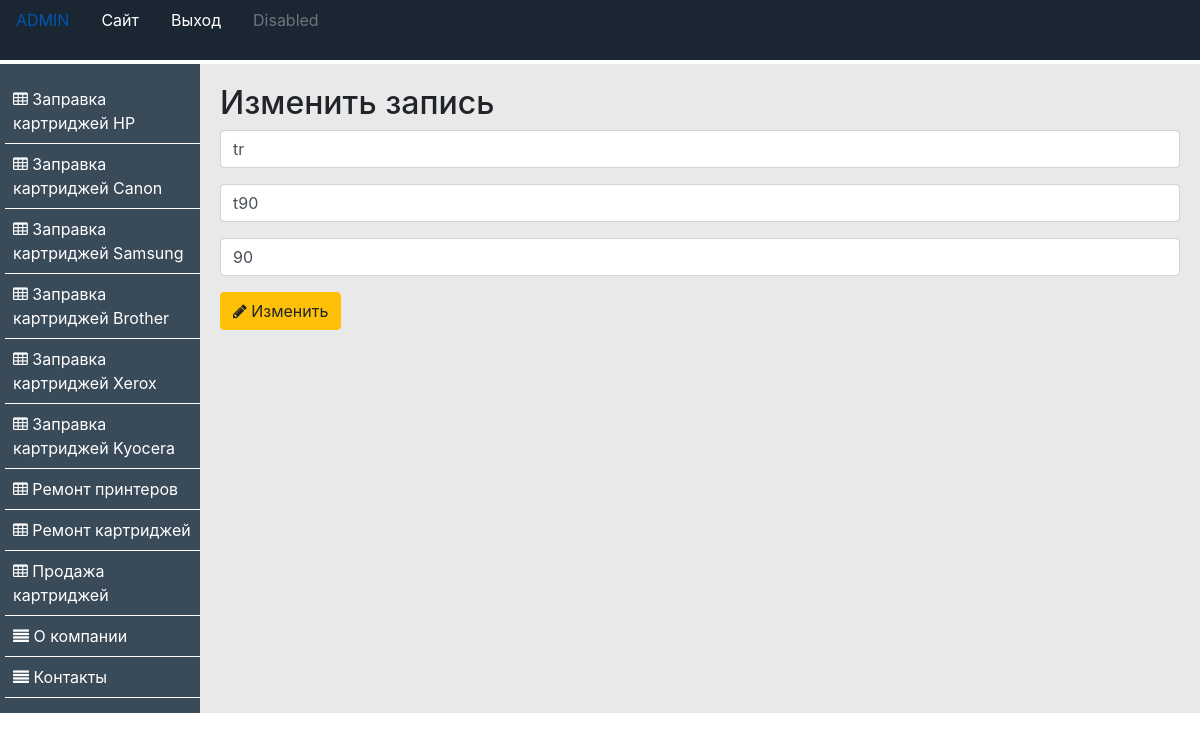
/admin_refilling/edit.php?id=9, run on an earlier commit of the app's database.
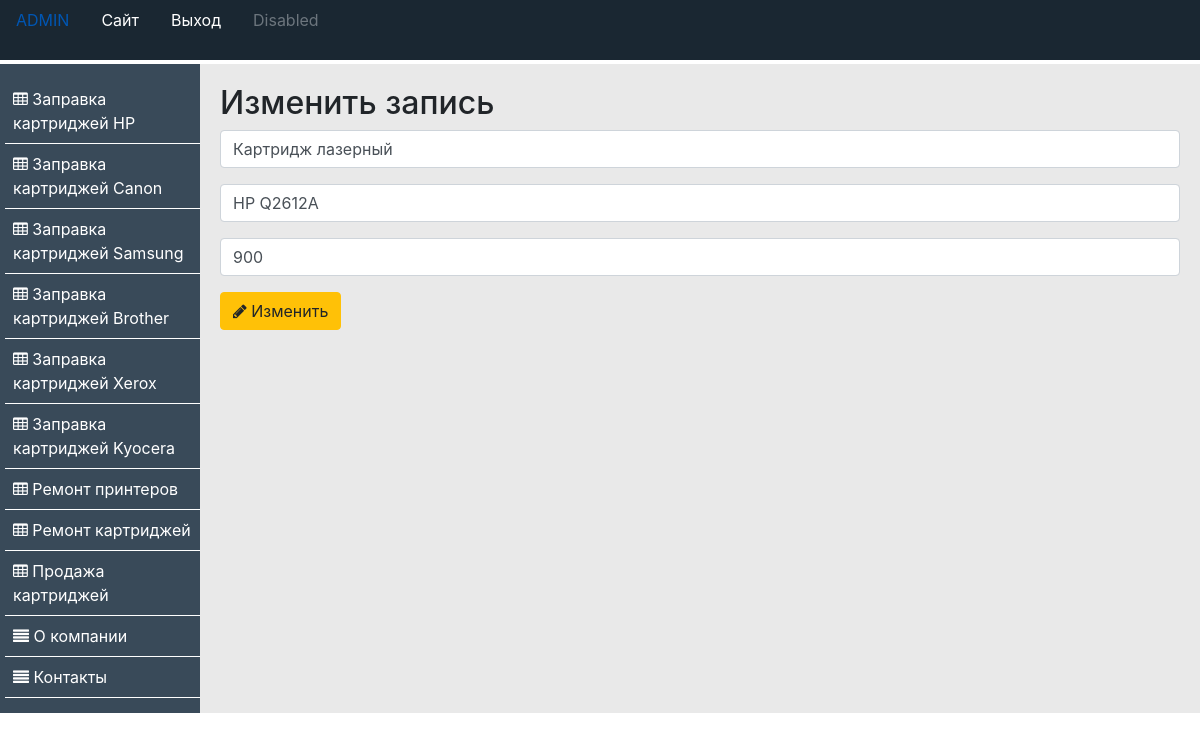
And on a later commit of the database.
### tables this page shows
CREATE TABLE `refilling_cartridges` (
  `id` int(11) NOT NULL,
  `printer` varchar(255) NOT NULL,
  `cartridge` varchar(255) NOT NULL,
  `price` int(11) DEFAULT NULL
);

### admin_refilling/edit.php (the view)
<?php
require_once('../connect.php');
$sql = ("SELECT * FROM refilling_cartridges WHERE id=:id");
$stmt = $pdo->prepare($sql);
$stmt->bindParam(":id", $_GET['id']);
$stmt->execute();
$printers = $stmt->fetch(PDO::FETCH_ASSOC);
?>
<?php require_once('../admin_header.php'); ?>
<link href="../admin_style.css" rel="stylesheet">
<link href="../font-awesome/css/font-awesome.min.css" rel="stylesheet">
       <div class="container-fluid">
           <div class="row">
<?php require_once('../admin_sidebar.php'); ?>
<main class="col-md-10 content">
   <h2>Изменить запись</h2>
 <form action="update.php?id=<?= $printers['id'];?>" method="post">
     <div class="form-group">
         <input type="text" name="printer" class="form-control" value = "<?= $printers['printer'];?>">
     </div>
     <div class="form-group">
         <input type="text" class="form-control" name="cartridge" value="<?= $printers['cartridge'];?>">
     </div>
     <div class="form-group">
         <input type="text" class="form-control" name="price" value="<?= $printers['price'];?>">
     </div>
     <div class="form-group">
         <button class="btn btn-warning" type="submit"><i class="fa fa-pencil" aria-hidden="true"></i>
 Изменить</button>
     </div>
 </form>
        </main>
    </div>
</div>
  <?php require_once('../admin_footer.php'); ?>

What changed in the data, as far as the page shows it:
changed refilling_cartridges: printer "tr" → "Картридж лазерный"; cartridge "t90" → "HP Q2612A"; price "90" → "900"
